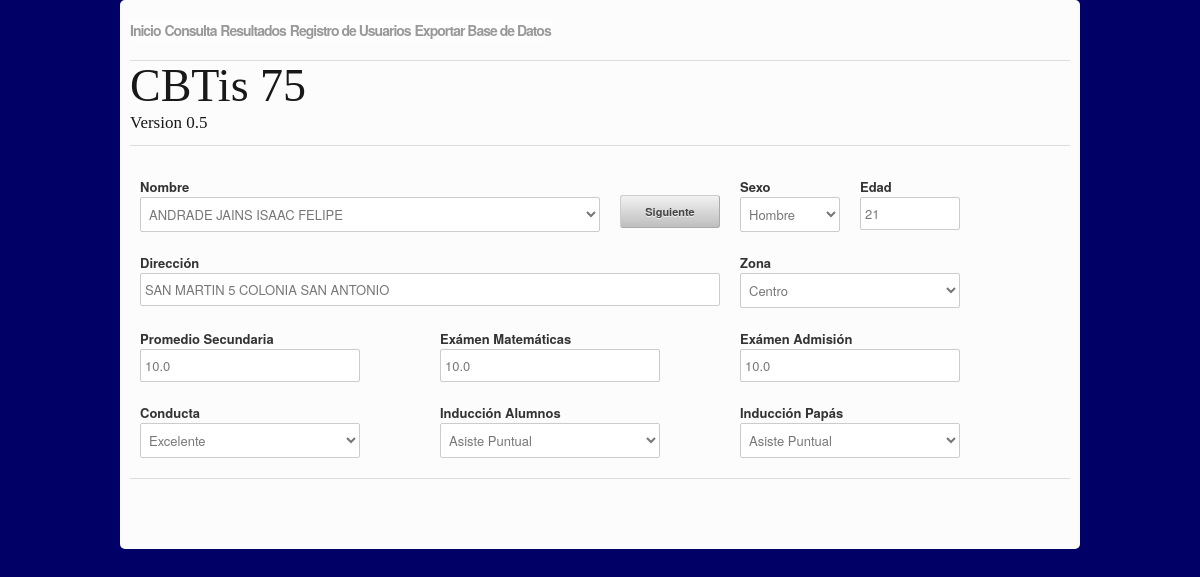
The page /admision/form.php (signed in) on the database its author committed.
### tables this page shows
CREATE TABLE IF NOT EXISTS `alumnos` (
  `Clave` int(32) NOT NULL AUTO_INCREMENT,
  `Nombre` varchar(50) NOT NULL,
  `Apellido_Paterno` varchar(30) NOT NULL,
  `Apellido_Materno` varchar(30) NOT NULL,
  `Sexo` varchar(10) NOT NULL,
  `Edad` varchar(20) NOT NULL,
  `Municipio_Donde_Vive` varchar(60) NOT NULL,
  `Estado_Donde_Vive` varchar(30) NOT NULL,
  `Municipio_donde_Nacio` varchar(50) NOT NULL,
  `Estado_donde_Nacio` varchar(32) NOT NULL,
  `Peso` varchar(10) NOT NULL,
  `Estatura` varchar(11) NOT NULL,
  `Medida_de_la_Cintura` varchar(10) NOT NULL,
  `Email` varchar(30) NOT NULL,
  `Calle` varchar(30) NOT NULL,
  `Colonia` varchar(30) NOT NULL,
  `Codigo_Postal` varchar(15) NOT NULL,
  `Fecha_de_Nacimiento` varchar(30) NOT NULL,
  `Curp` varchar(20) NOT NULL,
  `Estado_Civil` varchar(20) NOT NULL,
  `Tipo_Sanguineo` varchar(20) NOT NULL,
  `Nombre_del_Padre` varchar(50) NOT NULL,
  `Ocupacion_del_Padre` varchar(30) NOT NULL,
  `Telefono_del_Padre` varchar(15) NOT NULL,
  `Celular_del_Padre` varchar(15) NOT NULL,
  `Distancia_y_Tiempo_a_su_Casa` varchar(40) NOT NULL,
  `Transporte` varchar(20) NOT NULL,
  `Costo_del_transporte` varchar(20) NOT NULL,
  `Nombre_de_Secundaria` varchar(30) NOT NULL,
  `Domicilio_de_secundaria` varchar(40) NOT NULL,
  `Municipio_de_Secundaria` varchar(30) NOT NULL,
  `Estado_de_Secundaria` varchar(20) NOT NULL,
  `Tipo_de_secundaria` varchar(15) NOT NULL,
  `Modalidad_de_Secundaria` varchar(15) NOT NULL,
  `Regimen_de_Secundaria` varchar(20) NOT NULL,
  `Promedio_de_Secundaria` float(3,1) NOT NULL DEFAULT '0.0',
  `Boleta_de_Secundaria` varchar(15) NOT NULL,
  `Certificado_de_Secundaria` varchar(15) NOT NULL,
  `Cedula_de_Aspirante_SEG` varchar(10) NOT NULL,
  `Primera_Opcion` varchar(50) NOT NULL,
  `Segunda_Opcion` varchar(50) NOT NULL,
  `Tercera_Opcion` varchar(50) NOT NULL,
  `Cuarta_Opcion` varchar(50) NOT NULL,
  `Quinta_Opcion` varchar(50) NOT NULL,
  `Sexta_Opcion` varchar(50) NOT NULL,
  `Septima_Opcion` varchar(50) NOT NULL,
  PRIMARY KEY (`Clave`),
  UNIQUE KEY `Clave` (`Clave`)
);

CREATE TABLE IF NOT EXISTS `admision` (
  `Clave` int(32) NOT NULL,
  `Ex_Admision` float(3,1) NOT NULL,
  `Ex_Matematicas` float(3,1) NOT NULL,
  `Conducta` int(2) NOT NULL DEFAULT '-1',
  `Induccion_Alumnos` int(1) NOT NULL DEFAULT '0',
  `Induccion_Papas` int(1) NOT NULL DEFAULT '0',
  `Zona` int(2) NOT NULL DEFAULT '-1',
  `Test` int(1) NOT NULL DEFAULT '0',
  `Ex_Mate` int(1) NOT NULL DEFAULT '-1',
  `Sexo_p` int(1) NOT NULL,
  `Edad_p` int(1) NOT NULL,
  `Promedio_Sec` int(1) NOT NULL,
  `Puntaje` int(3) NOT NULL DEFAULT '-1',
  PRIMARY KEY (`Clave`),
  UNIQUE KEY `Clave` (`Clave`)
);

### admision/form.php (the view, shortened to what this page needs)
<!doctype html>
<html>
<head>
	<link rel="stylesheet" href="css/base.css">
	<link rel="stylesheet" href="css/skeleton.css">
	<link rel="stylesheet" href="css/layout.css">
	<link rel="stylesheet" href="css/style.css">
    <link href="css/messages.css" rel="stylesheet" type="text/css">
</head>
<body onLoad="Enviar()">
            <?php
			echo <<< HTML
				<div class="wrapper color-one">
	<div class="container">
		<div class="sixteen columns">
			<nav>
				<ul>
					<li><a href="form.php">Inicio</a></li>
					<li><a href="consulta.php">Consulta</a></li>
					<li><a href="resultado.php">Resultados</a></li>
					<li><a href="registro_usuarios.php">Registro de Usuarios</a></li>
					<li><a href="exportarBase.php">Exportar Base de Datos</a></li>
				</ul>
			</nav>
			<hr class="remove-bottom" style="margin-top: 60px;"/>
			<h1 class="remove-bottom">CBTis 75</h1>
			<h5>Version 0.5</h5>
			<hr />
		</div>
    <div class="sixteen columns">
		<form name="formulario" action="form.php" method="post">
HTML;
			echo '<div class="eight columns">';
				$conexion=mysql_connect('localhost','root','') or die('Conexion interrumpida');
				$xacces=0;
				if($xacces=='1' or @$_POST['flag']=='1'or @$_SESSION['acceso']==1){
				$consulta=mysql_query('select CONCAT(al.Apellido_Paterno," ",al.Apellido_Materno," ",al.Nombre) as Nombre
				from alumnos as al
				join admision as ad
				on al.Clave=ad.Clave
				ORDER BY Nombre asc' ,$conexion);
				if(@$_POST['flag']=='1')
				{
					if($_POST['Edad']>=20){
						$edad=-1;
						}
					elseif($_POST['Edad']>=16){
						$edad=0;
						}
					elseif($_POST['Edad']>=13){
						$edad=1;
						}
					if($_POST['Ex_Admision']<=3){
						$test=-1;
						}
					elseif($_POST['Ex_Admision']<=5){
						$test=0;
						}
					elseif($_POST['Ex_Admision']<=10){
						$test=1;
						}
					if($_POST['Ex_Matematicas']<=5){
						$ex=-1;
						}
					elseif($_POST['Ex_Matematicas']<=9){
						$ex=0;
						}
					elseif($_POST['Ex_Matematicas']<=10){
						$ex=1;
						}
					if($_POST['Promedio_Sec']<=5){
						$sec=-1;
						}
					elseif($_POST['Promedio_Sec']<=9){
						$sec=0;
						}
					elseif($_POST['Promedio_Sec']<=10){
						$sec=1;
						}
					$update="UPDATE admision as ad
						join alumnos as al
						on ad.Clave=al.Clave
						SET ad.Ex_Admision = '".$_POST['Ex_Admision']."',
						ad.Sexo_p = '".$_POST['Sexo']."',
						ad.Edad_p = '".$edad."',
						ad.Promedio_Sec= '".$sec."',
						ad.Test = '".$test."',
						ad.Zona = '".$_POST['Zona']."',
						ad.Ex_Mate = '".$ex."',
						ad.Ex_Matematicas = '".$_POST['Ex_Matematicas']."',
						ad.Conducta = '".$_POST['Conducta']."',
						ad.Induccion_Alumnos = '".$_POST['Induccion_Alumnos']."',
						ad.Induccion_Papas = '".$_POST['Induccion_Papas']."',
						al.Promedio_de_Secundaria='".$_POST['Promedio_Sec']."'
						where CONCAT( al.Apellido_Paterno,' ',al.Apellido_Materno,' ',al.Nombre) like '%".$_POST['Names']."%'";
  					 mysql_query($update) or die('error al insertar');
					 $update2="UPDATE admision as ad
					    SET
						ad.Puntaje=(ad.Zona+ad.Conducta+ad.Induccion_Alumnos+ad.Induccion_Papas+ad.Test+ad.Ex_Mate+ad.Sexo_p+ad.Edad_p+ad.Promedio_Sec)";
					 mysql_query($update2) or die('error al insertar');
					$consulta2=mysql_query('
					select
					al.Sexo as Sexo,
					al.Edad as Edad,
					ad.Ex_Admision as Examen1,
					ad.Ex_Matematicas as Examen2,
					ad.Conducta as Conducta,
					ad.Induccion_Alumnos as Inducciona,
					ad.Induccion_Papas as Induccionp,
					ad.Zona as Zona,
					CONCAT(al.Calle," COLONIA ",al.Colonia) as Direccion, al.Promedio_de_Secundaria as Promedio
					from alumnos as al
					join admision as ad
					on al.Clave=ad.Clave
					where CONCAT( al.Apellido_Paterno," ",al.Apellido_Materno," ",al.Nombre) like "%'.$_POST['Nombre'].'%"
					ORDER BY al.Apellido_Paterno asc LIMIT 1
					' ,$conexion);
				}else{
					$consulta2=mysql_query('
					select
					al.Sexo as Sexo,
					al.Edad as Edad,
					ad.Ex_Admision as Examen1,
					ad.Ex_Matematicas as Examen2,
					ad.Conducta as Conducta,
					ad.Induccion_Alumnos as Inducciona,
					ad.Induccion_Papas as Induccionp,
					ad.Zona as Zona,
					CONCAT(al.Calle," COLONIA ",al.Colonia) as Direccion,
					al.Promedio_de_Secundaria as Promedio
					from alumnos as al
					join admision as ad
					on al.Clave=ad.Clave
					ORDER BY al.Apellido_Paterno asc LIMIT 1
					' ,$conexion);
				}
				echo '<label for="Nombre">Nombre</label>'.'<select name="Nombre" id="Nombre" onBlur="return Enviar()" onFocus="return Enviar()" onchange="this.form.submit()" autofocus>';
				 while($registro=mysql_fetch_array($consulta)){
						 if($registro['Nombre']==$_POST['Nombre']){
								 echo "<option value='".$registro['Nombre']."' selected>".$registro['Nombre']."</option>";
						 }else{
								 echo "<option value='".$registro['Nombre']."'>".$registro['Nombre']."</option>";
						 }
				 }
				echo "</select>";
				echo '</div>';
                echo '<div class="two columns">';
                echo '<label>&nbsp;</label>';
				echo '<input type="button" value="Siguiente" onClick="combofunction();">';
            echo '</div>';
            echo '<div class="two columns">';
				echo '<label for="Sexo">Sexo</label>';
				echo '<select name="Sexo" id="Sexo">';
		 	while($registro=mysql_fetch_array($consulta2)){
				if($registro['Sexo']=="Hombre" or $registro['Sexo']==""){
					echo '<option value="0" selected>Hombre</option>';
				}elseif($registro['Sexo']=="Mujer"){
					echo '<option value="1" selected>Mujer</option>';
				}
				echo '</select>';
			echo '</div>';
            echo '<div class="two columns">';
                echo '<label for="Edad">Edad</label>';
				echo '<input type="text" name="Edad" id="Edad" value="'.$registro['Edad'].'">';
			echo '</div>';
			echo '<div class="ten columns">';
				echo '<label for="Direccion">Dirección</label>';
				if($registro['Direccion']==" COLONIA "){
				echo '<input type="text" name="Direccion" id="Direccion" placeholder="NO HAY DIRECCION" onKeyUp="this.value=this.value.toUpperCase();" disabled>';
				}else{
				echo '<input type="text" name="Direccion" id="Direccion" value="'.$registro['Direccion'].'" onKeyUp="this.value=this.value.toUpperCase();" disabled>';
				}
			echo '</div>';
            echo '<div class="four columns">';
                echo '<label>Zona</label>';
                echo '<select name="Zona" id="Zona">';
				if($registro['Zona']==-1){
                    echo '<option value="-1" selected>Centro</label>';
					}
                echo '</select>';
            echo '</div>';
			echo '<div class="four columns">';
				echo '<label for="Promedio_Sec">Promedio Secundaria</label>';
				echo '<input type="text" name="Promedio_Sec" id="Promedio_Sec" value="'.$registro['Promedio'].'" onKeyDown="testForEnter();">';
			echo '</div>';
			echo '<div class="four columns offset-by-one">';
				echo '<label for="Ex_Matematicas">Exámen Matemáticas</label>';
				echo '<input type="text" name="Ex_Matematicas" id="Ex_Matematicas" value="'.$registro['Examen2'].'" onKeyDown="testForEnter();">';
			echo '</div>';
			echo '<div class="four columns offset-by-one">';
				echo '<label for="Ex_Admision">Exámen Admisión</label>';
				echo '<input type="text" name="Ex_Admision" id="Ex_Admision" value="'.$registro['Examen1'].'" onKeyDown="testForEnter();">';
			echo '</div>';
                echo '<div class="four columns">';
				echo '<label for="Conducta">Conducta</label>';
				echo '<select name="Conducta" id="Conducta">';
				if($registro['Conducta']==1){
					echo '<option value="1" selected>Excelente</option>';
				}
				echo '</select>';
			echo '</div>';
			echo '<div class="four columns offset-by-one">';
				echo '<label for="Induccion_Alumnos">Inducción Alumnos</label>';
				echo '<select name="Induccion_Alumnos" id="Induccion_Alumnos">';
				if($registro['Inducciona']==-1){
					echo '<option value="-1" selected>No asiste</option>';
					echo '<option value="0">Asiste</option>';
					echo '<option value="1">Asiste Puntual</option>';
				}if($registro['Inducciona']==0){
					echo '<option value="-1">No asiste</option>';
					echo '<option value="0" selected>Asiste</option>';
					echo '<option value="1">Asiste Puntual</option>';
				}if($registro['Inducciona']==1){
					echo '<option value="1" selected>Asiste Puntual</option>';
				}
				echo '</select>';
			echo '</div>';
			echo '<div class="four columns offset-by-one">';
				echo '<label for="Induccion_Papas">Inducción Papás</label>';
				echo '<select name="Induccion_Papas" id="Induccion_Papas">';
				if($registro['Induccionp']==-1){
					echo '<option value="-1" selected>No asiste</option>';
					echo '<option value="0">Asiste</option>';
					echo '<option value="1">Asiste Puntual</option>';
				}if($registro['Induccionp']==0){
					echo '<option value="-1">No asiste</option>';
					echo '<option value="0" selected>Asiste</option>';
					echo '<option value="1">Asiste Puntual</option>';
				}if($registro['Induccionp']==1){
					echo '<option value="1" selected>Asiste Puntual</option>';
				}
				echo '</select>';
			echo '</div>';
			echo <<< HTML
				<hr>
		</div>
	</div>
	</div>
	</form>
HTML;
			}
			}else{
					echo <<< HTML
					<img src="img/decline.png" width="16" height="16"  alt=""/> Error de Usuario o Contraseña
					<meta http-equiv="refresh" content="2;URL=index.php">
HTML;
				}
		?>
</body>
</html>

### admision/css/base.css (style rules this page uses)
html, body, div, span, applet, object, iframe, h1, h2, h3, h4, h5, h6, p, blockquote, pre, a, abbr, acronym, address, big, cite, code, del, dfn, em, img, ins, kbd, q, s, samp, small, strike, strong, sub, sup, tt, var, b, u, i, center, dl, dt, dd, ol, ul, li, fieldset, form, label, legend, table, caption, tbody, tfoot, thead, tr, th, td, article, aside, canvas, details, embed, figure, figcaption, footer, header, hgroup, menu, nav, output, ruby, section, summary, time, mark, audio, video { margin: 0; padding: 0; border: 0; font-size: 100%; font: inherit; vertical-align: baseline; }
article, aside, details, figcaption, figure, footer, header, hgroup, menu, nav, section { display: block; }
body { line-height: 1; }
ol, ul { list-style: none; }
body { background: #fff; font: 14px/21px "HelveticaNeue", "Helvetica Neue", Helvetica, Arial, sans-serif; color: #444; -webkit-font-smoothing: antialiased; -webkit-text-size-adjust: 100%; }
h1, h2, h3, h4, h5, h6 { color: #181818; font-family: "Georgia", "Times New Roman", serif; font-weight: normal; }
h1 { font-size: 46px; line-height: 50px; margin-bottom: 14px; }
h5 { font-size: 17px; line-height: 24px; }
hr { border: solid #ddd; border-width: 1px 0 0; clear: both; margin: 10px 0 30px; height: 0; }
a, a:visited { color: #333; text-decoration: underline; outline: 0; }
ul, ol { margin-bottom: 20px; }
ul { list-style: none outside; }
li { line-height: 18px; margin-bottom: 12px; }
.button, button, input[type="submit"], input[type="reset"], input[type="button"] { background: #eee; background: #eee -moz-linear-gradient(top, rgba(255,255,255,.2) 0%, rgba(0,0,0,.2) 100%); background: #eee -webkit-gradient(linear, left top, left bottom, color-stop(0%,rgba(255,255,255,.2)), color-stop(100%,rgba(0,0,0,.2))); background: #eee -webkit-linear-gradient(top, rgba(255,255,255,.2) 0%,rgba(0,0,0,.2) 100%); background: #eee -o-linear-gradient(top, rgba(255,255,255,.2) 0%,rgba(0,0,0,.2) 100%); background: #eee -ms-linear-gradient(top, rgba(255,255,255,.2) 0%,rgba(0,0,0,.2) 100%); background: #eee linear-gradient(top, rgba(255,255,255,.2) 0%,rgba(0,0,0,.2) 100%); border: 1px solid #aaa; border-top: 1px solid #ccc; border-left: 1px solid #ccc; -moz-border-radius: 3px; -webkit-border-radius: 3px; border-radius: 3px; color: #444; display: inline-block; font-size: 11px; font-weight: bold; text-decoration: none; text-shadow: 0 1px rgba(255, 255, 255, .75); cursor: pointer; margin-bottom: 20px; line-height: normal; padding: 8px 10px; font-family: "HelveticaNeue", "Helvetica Neue", Helvetica, Arial, sans-serif; }
form { margin-bottom: 20px; }
input[type="text"], input[type="password"], input[type="email"], textarea, select { border: 1px solid #ccc; padding: 6px 4px; outline: none; -moz-border-radius: 2px; -webkit-border-radius: 2px; border-radius: 2px; font: 13px "HelveticaNeue", "Helvetica Neue", Helvetica, Arial, sans-serif; color: #777; margin: 0; width: 210px; max-width: 100%; display: block; margin-bottom: 20px; background: #fff; }
select { padding: 0; }
label, legend { display: block; font-weight: bold; font-size: 13px; }
select { width: 220px; }
.remove-bottom { margin-bottom: 0 !important; }

### admision/css/skeleton.css (style rules this page uses)
.container { position: relative; width: 960px; margin: 0 auto; padding: 0; }
.container .column, .container .columns { float: left; display: inline; margin-left: 10px; margin-right: 10px; }
.container .two.columns { width: 100px; }
.container .four.columns { width: 220px; }
.container .eight.columns { width: 460px; }
.container .ten.columns { width: 580px; }
.container .sixteen.columns { width: 940px; }
.container .offset-by-one { padding-left: 60px; }
.container:after { content: "\0020"; display: block; height: 0; clear: both; visibility: hidden; }

### admision/css/messages.css (style rules this page uses)
body { color:#333 }

### rows shown on the page
alumnos: Edad "21", Direccion "SAN MARTIN 5 COLONIA SAN ANTONIO", Zona "Centro", Promedio_Sec "10.0", Ex_Matematicas "10.0", Ex_Admision "10.0", Conducta "Excelente", Induccion_Alumnos "Asiste Puntual", Induccion_Papas "Asiste Puntual"

### other values the page prints
form field Nombre "ANDRADE JAINS ISAAC FELIPE"
